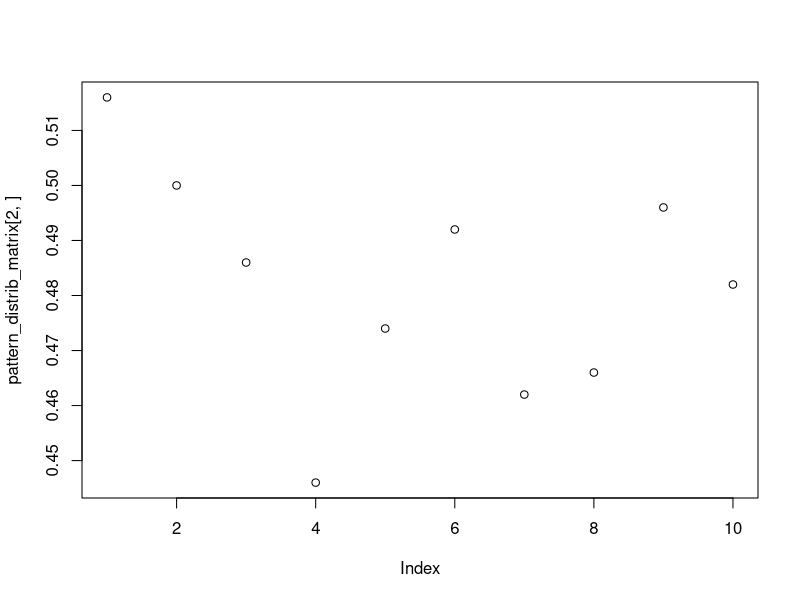

This figure's R source:
####################### create (same) random seq - using same seed always #########################
set.seed(1)
sequence_length <- 5000
data <-stringi::stri_rand_strings(1, sequence_length, '[ACGT]')
class(data)

#################################### load necessary libs ###########################################
#library(NLP)         # only in order to avoid explicit reference using the package name
#library(stringr)
#library(stringi)
####################################################################################################

# calc_occurence <- function(strsequence, strpattern)
# {
#     len <- stri_length(strsequence)
#     occ <- str_count(strsequence, strpattern)
#     return(list(occ, occ/len))
# }

### First Question #################################################################################
### In the given sequence
###   a. find the distribution of the individual elements
###   b. verify from results if 2nd rule of Chargaff is followed
print("Ans: 1st Q =================================================================================")
####################################################################################################

####################################### Initialze vars #############################################
### For the 4 elements i.e. "A", "G", "T", "C" of the sequence create a 2x4 matrix         #########
### to hold number of appearances i.e. count and frequency                                 #########
####################################################################################################
distribution_matrix <- matrix(0, 2, 4)     # create a 2x4 matrix and initialize to 0
seq_elements <- c("A", "G", "T", "C")
colnames(distribution_matrix) <- seq_elements                            # name the columns
rownames(distribution_matrix) <- rbind("element_count", "element_freq")  # name the rows

## count i.e. occurence of individual elmements i.e. "A", "G", "T", "C" in the sequence data    ###
for (i in 1:length(seq_elements)) {
  distribution_matrix[1, i] = stringr::str_count(NLP::as.String(data), seq_elements[i])     # get count
  distribution_matrix[2, i] = distribution_matrix[1, i] / sequence_length     # get frequency
}

################################ print results  ####################################################
writeLines("\n")
print(distribution_matrix)
writeLines("\n")
sprintf("2nd Chargaff law (occ): A~T: % d - % d  G~C: % d - %d", distribution_matrix[1, 1], distribution_matrix[1, 3], distribution_matrix[1,2], distribution_matrix[1, 4])
sprintf("2nd Chargaff law (frq): A~T: % f - % f  G~C: % f - %f", distribution_matrix[2, 1], distribution_matrix[2, 3], distribution_matrix[2,2], distribution_matrix[2, 4])
writeLines("\n")

### Second Question ################################################################################
### split given data sequence into 10 substrings each of 500 chars (500 x 10)
###     find number of occurence of GC pattern in each of the 10 substrings
print("Ans: 2nd Q  G+C content in 10 substrs of length 500 ========================================")
####################################################################################################

sub_length <- 500
no_of_substrs <-  sequence_length / sub_length
GC_seq_elements <- c("C", "G")

## define a 2x10 matrix to hold
##   first row:  number of "G & "C" occurences per substr of length 500
##   second row: frequency  of "G & "C" occurences per substr of length 500
pattern_distrib_matrix <- matrix(0, 2, no_of_substrs)

for (i in 1:no_of_substrs) {                 # instead of a single loop with "i in seq format"
   start_str <- (i-1)*sub_length+1           # i.e. 1, 501, ..., 4501  etc - calc start of substr
   end_str   <- start_str + sub_length -1    # i.e  500, 1000, ..., 4500 etc - calc end of substr
   for (j in 1:length(GC_seq_elements)) {
      pattern_distrib_matrix[1, i] <- pattern_distrib_matrix[1, i] + stringr::str_count(substr(data, start_str, end_str), GC_seq_elements[j])
   }
}
for (i in 1:no_of_substrs){
  pattern_distrib_matrix[2, i] <- pattern_distrib_matrix[1, i] / sub_length     # get frequency
}

writeLines("\n")
pattern_distrib_matrix

###   (kind of of) simple scatter plot
x <- c(1, 2, 3, 4, 5, 6, 7, 8, 9, 10)
plot(pattern_distrib_matrix[2,])
